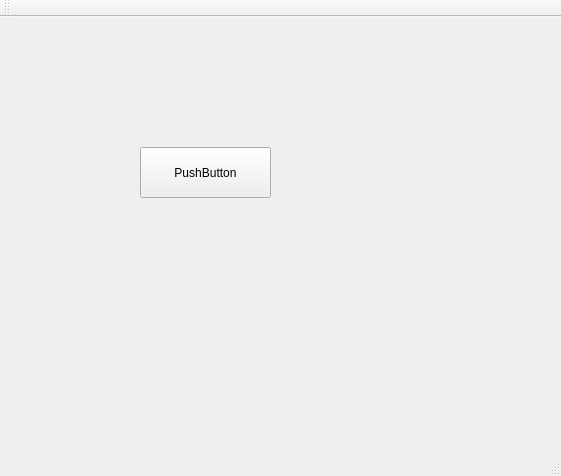
<?xml version="1.0" encoding="UTF-8"?>
<ui version="4.0">
 <class>MainWindow</class>
 <widget class="QMainWindow" name="MainWindow">
  <property name="geometry">
   <rect>
    <x>0</x>
    <y>0</y>
    <width>561</width>
    <height>476</height>
   </rect>
  </property>
  <property name="windowTitle">
   <string>MainWindow</string>
  </property>
  <widget class="QWidget" name="centralWidget">
   <widget class="QPushButton" name="pushButton">
    <property name="geometry">
     <rect>
      <x>140</x>
      <y>130</y>
      <width>131</width>
      <height>51</height>
     </rect>
    </property>
    <property name="text">
     <string>PushButton</string>
    </property>
   </widget>
  </widget>
  <widget class="QMenuBar" name="menuBar">
   <property name="geometry">
    <rect>
     <x>0</x>
     <y>0</y>
     <width>561</width>
     <height>22</height>
    </rect>
   </property>
  </widget>
  <widget class="QToolBar" name="mainToolBar">
   <attribute name="toolBarArea">
    <enum>TopToolBarArea</enum>
   </attribute>
   <attribute name="toolBarBreak">
    <bool>false</bool>
   </attribute>
  </widget>
  <widget class="QStatusBar" name="statusBar"/>
 </widget>
 <layoutdefault spacing="6" margin="11"/>
 <resources/>
 <connections/>
</ui>
